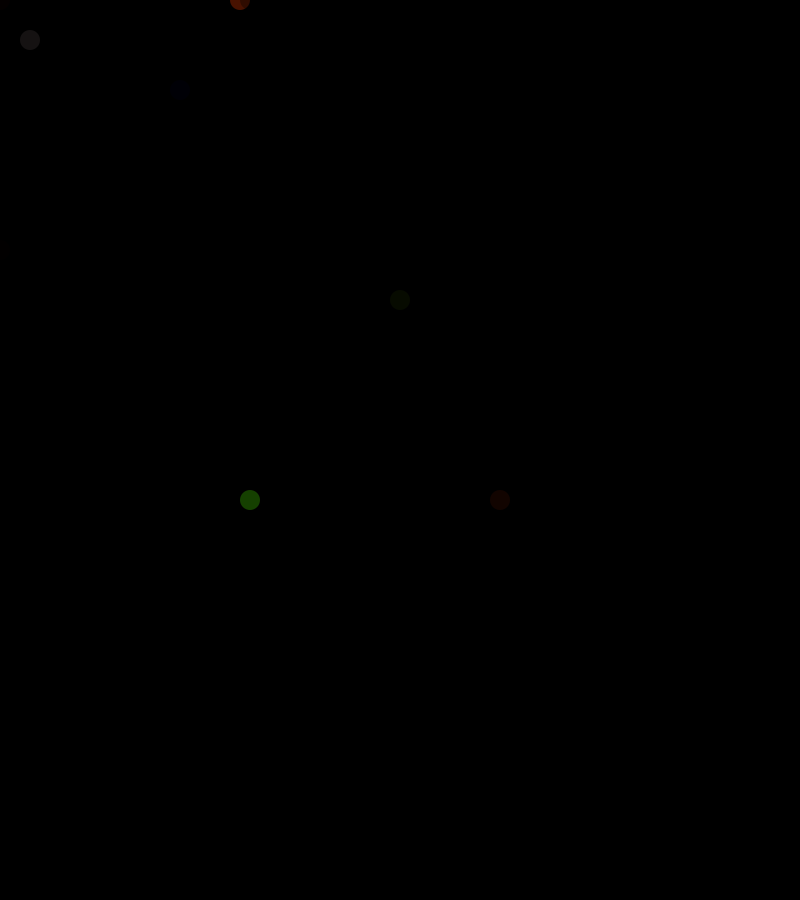
Frame 1 (no input)
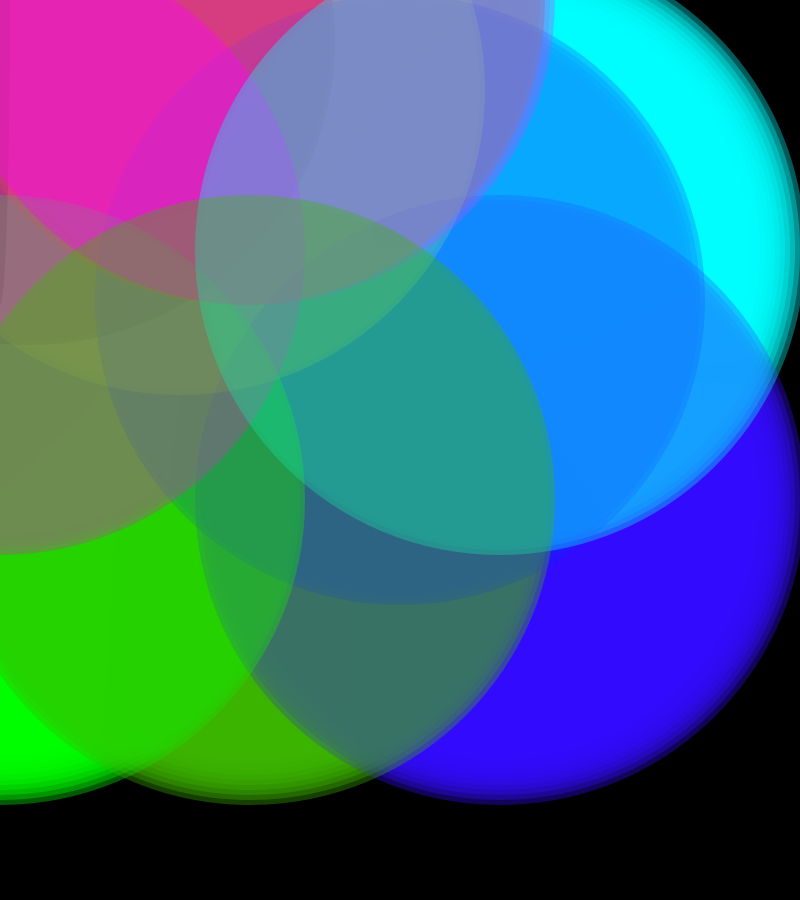
Frame 60 (the mouse pressed at the canvas centre just before this capture)
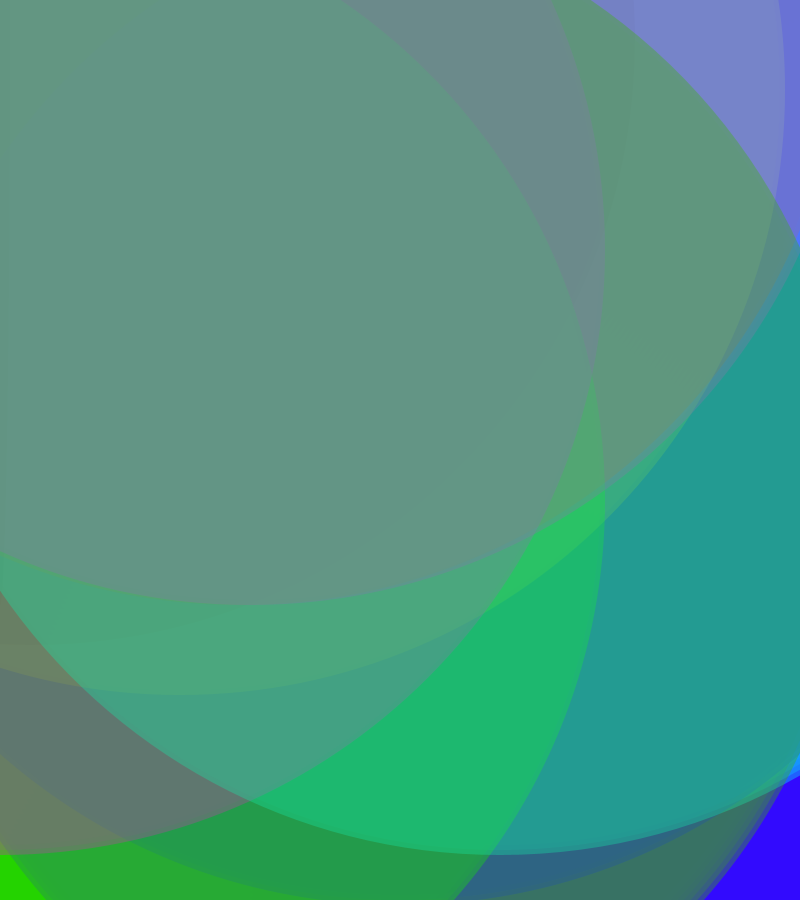
Frame 120 (the mouse held since frame 60 and released just before this capture)

The Processing sketch that drew these frames (run headless with seeded random() and noise(); from frame 60 on, the mouse is pressed at the canvas centre):

// Processing sketch: processing_25468
// ── processing_25468.pde

int x =20;
int y =0;
float z =5;
void setup () {
  background (0);
  size (800,900);
  smooth();
}
  
void draw(){
    noStroke();
  fill(10,0,0,90);
  ellipse (0,0,20,x);
   
  fill(60,50,50,90);
  ellipse (30,40,x,x);
   
   fill(50,10,y,90);
  ellipse (500,500,x,x);
   
  fill(20,30,y,90);
  ellipse (400,300,x,x);
    
  fill(205,50,0,90);
  ellipse (240,0,x,x);
   
  fill(y,y,30,50);
  ellipse(180,90,x,x);
    
  fill(0,y,0,90);
  ellipse (0,500,x,x);
    
    fill(y,0,y,90);
  ellipse (250,0,x,x);
   
   fill(z,0,y,90);
  ellipse (0,250,x,x);
    
  fill(0,y,y,90);
  ellipse (500,250,x,x);
    
  fill(60,180,0,90);
  ellipse (250,500,x,x);
    
    
  y=y+20;
  x=x+10;
  z=z+15;
}
                
                                
